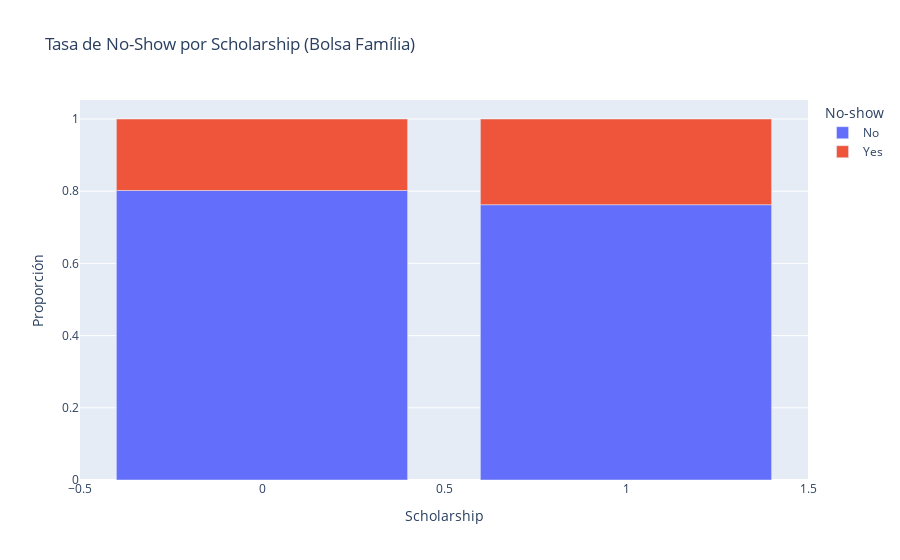

Notebook code for this chart:
### Markdown cell above
## Interpretación del análisis por grupos de edad

La gráfica anterior muestra la tasa de No-Show segmentada por grupos específicos:

**Grupo 0-18 años**: Presenta la tasa de No-Show más alta con 22.5%, indicando que niños y adolescentes tienen mayor probabilidad de faltar a las citas médicas.

**Grupo 19-30 años**: Muestra la segunda tasa más alta con 24.7%, confirmando que los adultos jóvenes son el grupo más propenso al No-Show.

**Grupo 31-50 años**: Presenta una tasa moderada de 20.7%, cercana al promedio general del dataset.

**Grupo 51-65 años**: Muestra una reducción con 16.5% de No-Show, indicando mayor responsabilidad en la asistencia.

**Grupo 65+ años**: Presenta la tasa más baja con 15.5%, demostrando que los adultos mayores son los que más cumplen con sus citas médicas.

### Code cell
# Análisis de Scholarship (Bolsa família)

scholarship_noshow = pd.crosstab(archivo['Scholarship'], 
                                archivo['No-show'], 
                                normalize='index')

fig = px.bar(scholarship_noshow, 
             title="Tasa de No-Show por Scholarship (Bolsa Família)",
             labels={'value': 'Proporción', 'index': 'Scholarship'})

fig.show()

print("Tasa de No-Show por Scholarship:")
print(scholarship_noshow)

### Figure 1 — Plotly figure (JSON) as saved in the notebook; plotly's stock layout.template omitted (floating-point values rounded to 4 significant figures)
{"data": [{"hovertemplate": "No-show=No<br>Scholarship=%{x}<br>Proporción=%{y}<extra></extra>", "legendgroup": "No", "marker": {"color": "#636efa", "pattern": {"shape": ""}}, "name": "No", "orientation": "v", "showlegend": true, "textposition": "auto", "type": "bar", "x": [0, 1], "xaxis": "x", "y": [0.8019, 0.7626], "yaxis": "y"}, {"hovertemplate": "No-show=Yes<br>Scholarship=%{x}<br>Proporción=%{y}<extra></extra>", "legendgroup": "Yes", "marker": {"color": "#EF553B", "pattern": {"shape": ""}}, "name": "Yes", "orientation": "v", "showlegend": true, "textposition": "auto", "type": "bar", "x": [0, 1], "xaxis": "x", "y": [0.1981, 0.2374], "yaxis": "y"}], "layout": {"barmode": "relative", "legend": {"title": {"text": "No-show"}, "tracegroupgap": 0}, "title": {"text": "Tasa de No-Show por Scholarship (Bolsa Família)"}, "xaxis": {"anchor": "y", "domain": [0, 1], "title": {"text": "Scholarship"}}, "yaxis": {"anchor": "x", "domain": [0, 1], "title": {"text": "Proporción"}}}}
